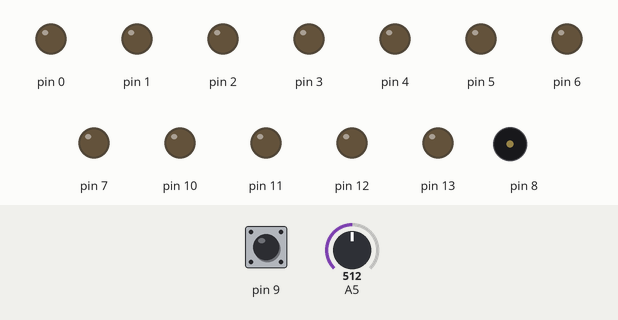
This sketch was run on a simulated Arduino Uno, built with avr-gcc and run on an emulated ATmega328P. On the bench: output pins drawn as LEDs (lit = HIGH), buzzer (waves = sounding). Inputs (shaded band) come from the test bench; at power-on: pin 9 HIGH, A5 = 512.

Above: at 2.3 s.
2.4 s: pin 9 pulled LOW for 3.2 s
At 8.12 s:
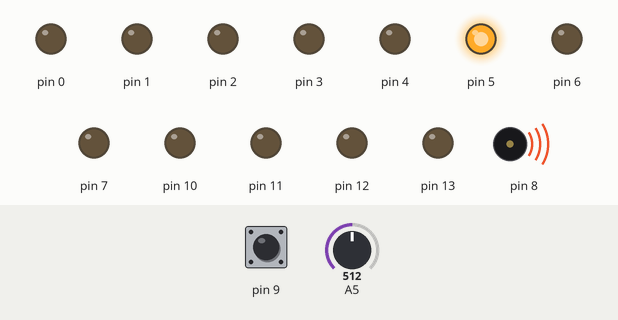
8.2 s: pin 9 pulled LOW for 1.25 s
At 8.9 s:
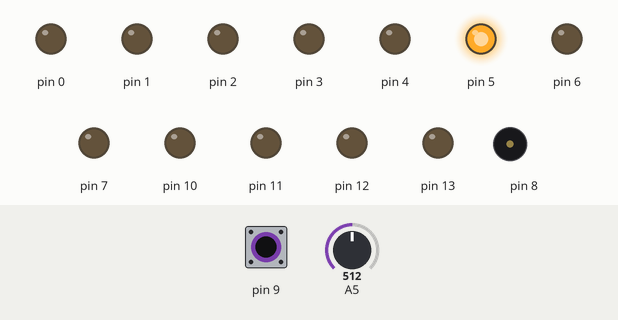
11.7 s: pin 9 pulled LOW for 1.25 s
At 17.6 s:
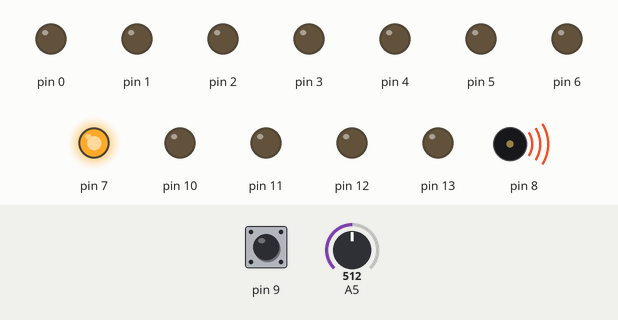
Timing chart, 0 to 36.6 s (numbered marks = the images above; inputs shaded):
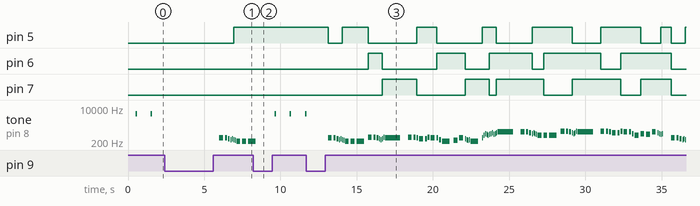

The sketch:

_20141103yazu___1_RGB.ino
```cpp
#define NOTE_A1  55//ラ
#define NOTE_AS1 58
#define NOTE_B1  62//シ
#define NOTE_C2  65//ド
#define NOTE_CS2 69
#define NOTE_D2  73//レ
#define NOTE_DS2 78
#define NOTE_E2  82//ミ
#define NOTE_F2  87//ファ
#define NOTE_FS2 92
#define NOTE_G2  98//ソ
#define NOTE_GS2 104 //半音上げ
#define NOTE_A2  110//ラ
#define NOTE_AS2 117
#define NOTE_B2  123//シ
#define NOTE_C3  131//ド
#define NOTE_CS3 139
#define NOTE_D3  147//レ
#define NOTE_DS3 156
#define NOTE_E3  165//ミ
#define NOTE_F3  175//ファ
#define NOTE_FS3 185
#define NOTE_G3  196//ソ
#define NOTE_GS3 208
#define NOTE_A3  220//ラ
#define NOTE_AS3 233
#define NOTE_B3  247//シ
#define NOTE_C4  262//ド
#define NOTE_CS4 277
#define NOTE_D4  294//レ
#define NOTE_DS4 311
#define NOTE_E4  330//ミ
#define NOTE_F4  349//ファ
#define NOTE_FS4 370
#define NOTE_G4  392//ソ
#define NOTE_GS4 415
#define NOTE_A4  440//ラ
#define NOTE_AS4 466
#define NOTE_B4  494//シ
#define NOTE_C5  523//ド
#define NOTE_CS5 554
#define NOTE_D5  587//レ
#define NOTE_DS5 622
#define NOTE_E5  659//ミ
#define NOTE_F5  698//ファ
#define NOTE_FS5 740
#define NOTE_G5  784//ソ
#define NOTE_GS5 831
#define NOTE_A5  880//ラ
#define NOTE_AS5 932
#define NOTE_B5 988//シ
#define NOTE_C6  1047//ド
#define NOTE_CS6 1109
#define NOTE_D6  1175
#define NOTE_DS6 1245
#define NOTE_E6  1319
#define NOTE_F6  1397
#define NOTE_FS6 1480
#define NOTE_G6  1568
#define NOTE_GS6 1661
#define NOTE_A6  1760
#define NOTE_AS6 1865
#define NOTE_B6  1976
#define NOTE_C7  2093
#define NOTE_CS7 2217
#define NOTE_D7  2349
#define NOTE_DS7 2489
#define NOTE_E7  2637
#define NOTE_F7  2794
#define NOTE_FS7 2960
#define NOTE_G7  3136
#define NOTE_GS7 3322
#define NOTE_A7  3520
#define NOTE_AS7 3729
#define NOTE_B7  3951
#define NOTE_C8  4186
#define NOTE_CS8 4435
#define NOTE_D8  4699
#define NOTE_DS8 4978


// 四季の歌
int melody1[] = {
NOTE_E4,NOTE_E4,NOTE_D4,NOTE_C4,NOTE_D4,NOTE_C4,NOTE_B3,NOTE_A3,NOTE_A3,NOTE_A3,NOTE_F4,NOTE_F4,NOTE_E4,NOTE_D4,NOTE_C4,NOTE_D4,NOTE_F4,
NOTE_E4,NOTE_F4,NOTE_F4,NOTE_E4,NOTE_D4,NOTE_D4,NOTE_F4,NOTE_E4,NOTE_E4,NOTE_C4,NOTE_A3,NOTE_B3,NOTE_E4,NOTE_D4,NOTE_C4,NOTE_B3,NOTE_C4,
NOTE_A3,NOTE_E4,NOTE_A4,NOTE_C5,NOTE_B4,NOTE_A4,NOTE_B4,NOTE_C5,NOTE_D5,NOTE_B4,NOTE_C5,NOTE_D5,NOTE_E5,NOTE_E5,NOTE_E5,NOTE_D5,NOTE_C5,NOTE_D5,NOTE_C5,NOTE_B4,
NOTE_A4,NOTE_A4,NOTE_A4,NOTE_F5,NOTE_F5,NOTE_E5,NOTE_D5,NOTE_C5,NOTE_D5,NOTE_F5,NOTE_E5,NOTE_F5,NOTE_F5,NOTE_E5,NOTE_D5,NOTE_D5,NOTE_F5,
NOTE_E5,NOTE_E5,NOTE_C5,NOTE_A4,NOTE_C5,NOTE_B4,NOTE_E5,NOTE_D5,NOTE_C5,NOTE_B4,NOTE_C5,NOTE_A4


} ;
// note durations: 4 = quarter note, 8 = eighth note, etc.:
int noteDurations1[] = {
4,8,8,16,16,16,16,4,4,2,4,8,8,16,16,16,16,
1,4,8,8,4,8,8,4,8,8,2,4,4,16,16,16,16,
2,16,16,16,16,16,16,16,16,16,16,16,1,4,8,8,16,16,16,16,
4,4,2,4,8,8,16,16,16,16,1,4,8,8,4,8,8,
4,8,8,4,4,4,4,16,16,16,16,1
  };

// ハウルのメインテーマ
int melody2[] = {
  NOTE_AS4,NOTE_C5,NOTE_AS4,NOTE_C5,NOTE_AS4,NOTE_C5,NOTE_A4,NOTE_AS4,NOTE_A4,NOTE_AS4,NOTE_A4,NOTE_AS4,NOTE_G4,NOTE_A4,NOTE_G4,NOTE_A4,NOTE_G4,NOTE_A4,NOTE_FS4,NOTE_E4,NOTE_DS4,
  NOTE_D3,NOTE_A3,NOTE_D4,NOTE_A4,
  NOTE_D4,NOTE_G4,NOTE_AS4,NOTE_D5,NOTE_D5,NOTE_C5,NOTE_AS4,NOTE_A4,NOTE_AS4,
  NOTE_G4,NOTE_AS4,NOTE_D5,NOTE_G5,NOTE_G5,NOTE_G5,NOTE_A5,NOTE_F5,NOTE_DS5,NOTE_F5,
  NOTE_A4,NOTE_D5,NOTE_F5,NOTE_A5,NOTE_G5,NOTE_G5,NOTE_F5,NOTE_E5,NOTE_DS5,NOTE_E5,NOTE_G5,NOTE_F5,
  NOTE_E5,NOTE_D5,NOTE_CS5,NOTE_D5,NOTE_D5,NOTE_C5,NOTE_D5,NOTE_C5,NOTE_AS4,NOTE_A4,NOTE_B4,NOTE_CS5,NOTE_D5

} ;
int noteDurations2[] = {
  8,8,8,8,8,8,8,8,8,8,8,8,8,8,8,8,8,8,8,8,2,
  8,8,8,2,
  4,4,4,2,4,4,4,4,1,
  4,4,4,2,4,4,4,8,8,1,
  4,4,4,2,3,8,8,8,8,8,2,4,
  8,8,8,8,4,8,8,8,8,4,8,4,1
  };


void setup() {
  pinMode(8, OUTPUT);
  pinMode(9, INPUT_PULLUP);
    pinMode(5, OUTPUT);//カソード下
pinMode(6, OUTPUT);//カソード中
pinMode(7, OUTPUT);//カソード上
pinMode(0, OUTPUT);//アノード１
pinMode(1, OUTPUT);//アノード２
pinMode(2, OUTPUT);//アノード３
 pinMode(3, OUTPUT);//アノード４
pinMode(4, OUTPUT);//アノード５
pinMode(10, OUTPUT);//アノード６
pinMode(11, OUTPUT);//アノード７
pinMode(12, OUTPUT);//アノード８
pinMode(13, OUTPUT);//アノード９
  }

void loop() {
      digitalWrite(0, LOW);
 digitalWrite(1, LOW);
 digitalWrite(2, LOW);
 digitalWrite(3, LOW);
  digitalWrite(4, LOW);
 digitalWrite(10, LOW);
  digitalWrite(11, LOW);
 digitalWrite(12, LOW);
  digitalWrite(13, LOW);

start:
delay(500);
  int buttonState=1;

start1:
  buttonState=digitalRead(9);
 if (buttonState ==LOW ) {goto music1;}
 else{
 analogReference(INTERNAL);
 int x=analogRead(5);
 if(x<260){tone(8, 100,100);}
 else if(x<280){tone(8, 600,100);}

 else if(x<300){tone(8, 1100,100);}

 else if(x<320){tone(8, 1600,100);}

 else if(x<340){tone(8, 2100,100);}

 else if(x<360){tone(8, 2600,100);}

 else if(x<380){tone(8, 3100,100);}

 else if(x<400){tone(8, 3600,100);}

 else if(x<420){tone(8, 4100,100);}

 else if(x<440){tone(8, 4600,100);}

 else{tone(8, 5100,100);}

 delay(1000);

 }
 goto start1;


music1:
delay(500);
 buttonState=1;
  for (int thisNote = 0; thisNote < 82; thisNote++) {

     buttonState=digitalRead(9);
     if (buttonState ==LOW ) {goto music2;}

      if(thisNote == 0){
        digitalWrite(5,LOW);
    digitalWrite(6,LOW);
    digitalWrite(7,LOW);
      }
     else if  (thisNote==5){
     digitalWrite(5,HIGH);
    digitalWrite(6,LOW);
    digitalWrite(7,LOW);
     }
      else if  (thisNote==10){
     digitalWrite(5,LOW);
    digitalWrite(6,HIGH);
    digitalWrite(7,LOW);
     }
     else if  (thisNote==15){
     digitalWrite(5,LOW);
    digitalWrite(6,LOW);
    digitalWrite(7,HIGH);
     }
      else if  (thisNote==20){
     digitalWrite(5,HIGH);
    digitalWrite(6,LOW);
    digitalWrite(7,LOW);
     }
       else if  (thisNote==25){
     digitalWrite(5,LOW);
    digitalWrite(6,HIGH);
    digitalWrite(7,LOW);
     }
      else if  (thisNote==30){
     digitalWrite(5,LOW);
    digitalWrite(6,LOW);
    digitalWrite(7,HIGH);
     }
     else if  (thisNote==35){
     digitalWrite(5,HIGH);
    digitalWrite(6,LOW);
    digitalWrite(7,HIGH);
     }
      else if  (thisNote==40){
     digitalWrite(5,HIGH);
    digitalWrite(6,HIGH);
    digitalWrite(7,LOW);
     }
       else if  (thisNote==45){
     digitalWrite(5,LOW);
    digitalWrite(6,HIGH);
    digitalWrite(7,HIGH);
     }
      else if  (thisNote==50){
     digitalWrite(5,HIGH);
    digitalWrite(6,LOW);
    digitalWrite(7,HIGH);
     }
     else if  (thisNote==55){
     digitalWrite(5,HIGH);
    digitalWrite(6,HIGH);
    digitalWrite(7,LOW);
     }
      else if  (thisNote==60){
     digitalWrite(5,LOW);
    digitalWrite(6,HIGH);
    digitalWrite(7,HIGH);
     }
       else if  (thisNote==65){
     digitalWrite(5,HIGH);
    digitalWrite(6,LOW);
    digitalWrite(7,HIGH);
     }
      else if  (thisNote==70){
     digitalWrite(5,HIGH);
    digitalWrite(6,HIGH);
    digitalWrite(7,LOW);
     }
     else if  (thisNote==75){
     digitalWrite(5,LOW);
    digitalWrite(6,HIGH);
    digitalWrite(7,HIGH);
     }
      else if  (thisNote==80){
     digitalWrite(5,HIGH);
    digitalWrite(6,HIGH);
    digitalWrite(7,HIGH);
     }

     int duration = 1000/noteDurations1[thisNote]; //発音時間を定める
    tone(8, melody1[thisNote],duration);  //発音

     int pause = duration * 1.5; //音符の間で時間をあける

      delay(pause);

     }
 goto music1;

music2:
 delay(500);
 buttonState=1;
   digitalWrite(0, LOW);
 digitalWrite(1, LOW);
 digitalWrite(2, LOW);
 digitalWrite(3, LOW);
  digitalWrite(4, LOW);
 digitalWrite(10, LOW);
  digitalWrite(11, LOW);
 digitalWrite(12, LOW);
  digitalWrite(13, LOW);

  for (int thisNote = 0; thisNote < 68; thisNote++) {

     buttonState=digitalRead(9);
     if (buttonState ==LOW ) {goto start;}
     digitalWrite(5,HIGH);
    digitalWrite(6,HIGH);
    digitalWrite(7,HIGH);
    int duration = 1000/noteDurations2[thisNote];//発音時間を定める


    tone(8, melody2[thisNote],duration);   //発音
       digitalWrite(5,LOW);
    digitalWrite(6,LOW);
    digitalWrite(7,LOW);
    int pause = duration * 1.5;  //音符の間で時間をあける


  delay(pause);

     }
 goto music2;
}
```

Measured:
- after the input at 2.4 s, pin 5: LOW → HIGH after 4.5 s
- after the input at 8.2 s, pin 5: stays HIGH (without the input it goes to LOW after 0.42 s); pin 6: stays LOW (without the input it goes to HIGH after 0.42 s); pin 7: stays LOW (without the input it goes to HIGH after 1.4 s)
- after the input at 11.7 s, pin 5: HIGH → LOW after 1.4 s, → HIGH 0.94 s later, → LOW 1.7 s later, → HIGH 3.2 s later, … (14 changes in this stretch); pin 6: LOW → HIGH after 4.0 s, → LOW 0.94 s later, → HIGH 3.6 s later, → LOW 1.9 s later, … (10 changes in this stretch)
- by itself, tone on pin 8: plays 330 Hz for 0.25 s, 330 Hz for 0.13 s, 294 Hz for 0.13 s, 262 Hz for 0.06 s, 294 Hz for 0.06 s, 262 Hz for 0.06 s … (88 notes in this stretch)
